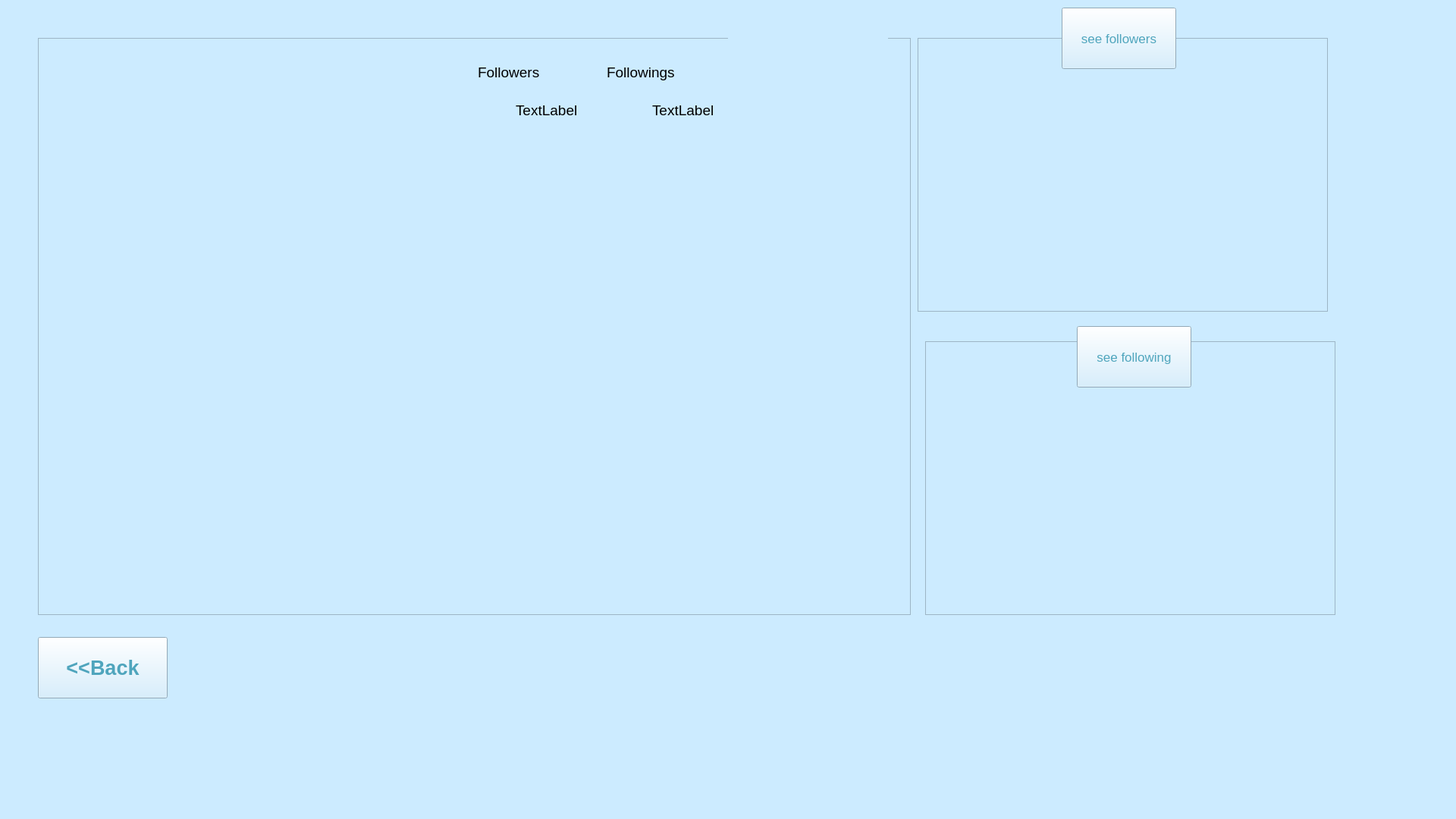
<?xml version="1.0" encoding="UTF-8"?>
<ui version="4.0">
 <class>MyProfile</class>
 <widget class="QWidget" name="MyProfile">
  <property name="geometry">
   <rect>
    <x>0</x>
    <y>0</y>
    <width>1920</width>
    <height>1080</height>
   </rect>
  </property>
  <property name="windowTitle">
   <string>Muprofile</string>
  </property>
  <property name="styleSheet">
   <string notr="true">background-color:
rgb(204, 235, 255)</string>
  </property>
  <widget class="QListWidget" name="listWidget">
   <property name="geometry">
    <rect>
     <x>50</x>
     <y>50</y>
     <width>1151</width>
     <height>761</height>
    </rect>
   </property>
   <property name="font">
    <font>
     <pointsize>14</pointsize>
    </font>
   </property>
  </widget>
  <widget class="QPushButton" name="follower">
   <property name="geometry">
    <rect>
     <x>1400</x>
     <y>10</y>
     <width>151</width>
     <height>81</height>
    </rect>
   </property>
   <property name="font">
    <font>
     <pointsize>13</pointsize>
    </font>
   </property>
   <property name="styleSheet">
    <string notr="true">color:qlineargradient(spread:pad, x1:0, y1:0, x2:1, y2:1, stop:0 rgba(0, 19, 124, 255), stop:0.295775 rgba(29, 44, 177, 255), stop:0.591549 rgba(80, 89, 207, 255), stop:1 rgba(79, 165, 189, 255))</string>
   </property>
   <property name="text">
    <string>see followers</string>
   </property>
  </widget>
  <widget class="QPushButton" name="following">
   <property name="geometry">
    <rect>
     <x>1420</x>
     <y>430</y>
     <width>151</width>
     <height>81</height>
    </rect>
   </property>
   <property name="font">
    <font>
     <pointsize>13</pointsize>
    </font>
   </property>
   <property name="styleSheet">
    <string notr="true">color:qlineargradient(spread:pad, x1:0, y1:0, x2:1, y2:1, stop:0 rgba(0, 19, 124, 255), stop:0.295775 rgba(29, 44, 177, 255), stop:0.591549 rgba(80, 89, 207, 255), stop:1 rgba(79, 165, 189, 255))</string>
   </property>
   <property name="text">
    <string>see following</string>
   </property>
  </widget>
  <widget class="QListWidget" name="listWidget_2">
   <property name="geometry">
    <rect>
     <x>1210</x>
     <y>50</y>
     <width>541</width>
     <height>361</height>
    </rect>
   </property>
  </widget>
  <widget class="QListWidget" name="listWidget_3">
   <property name="geometry">
    <rect>
     <x>1220</x>
     <y>450</y>
     <width>541</width>
     <height>361</height>
    </rect>
   </property>
  </widget>
  <widget class="QLabel" name="label">
   <property name="geometry">
    <rect>
     <x>680</x>
     <y>120</y>
     <width>111</width>
     <height>51</height>
    </rect>
   </property>
   <property name="font">
    <font>
     <pointsize>14</pointsize>
    </font>
   </property>
   <property name="text">
    <string>TextLabel</string>
   </property>
  </widget>
  <widget class="QLabel" name="label_2">
   <property name="geometry">
    <rect>
     <x>860</x>
     <y>120</y>
     <width>101</width>
     <height>51</height>
    </rect>
   </property>
   <property name="font">
    <font>
     <pointsize>14</pointsize>
    </font>
   </property>
   <property name="text">
    <string>TextLabel</string>
   </property>
  </widget>
  <widget class="QLabel" name="label_3">
   <property name="geometry">
    <rect>
     <x>800</x>
     <y>70</y>
     <width>141</width>
     <height>51</height>
    </rect>
   </property>
   <property name="font">
    <font>
     <pointsize>14</pointsize>
    </font>
   </property>
   <property name="text">
    <string>Followings</string>
   </property>
  </widget>
  <widget class="QLabel" name="label_4">
   <property name="geometry">
    <rect>
     <x>630</x>
     <y>70</y>
     <width>141</width>
     <height>51</height>
    </rect>
   </property>
   <property name="font">
    <font>
     <pointsize>14</pointsize>
    </font>
   </property>
   <property name="text">
    <string>Followers</string>
   </property>
  </widget>
  <widget class="QPushButton" name="pushButton">
   <property name="geometry">
    <rect>
     <x>50</x>
     <y>840</y>
     <width>171</width>
     <height>81</height>
    </rect>
   </property>
   <property name="font">
    <font>
     <pointsize>20</pointsize>
     <bold>true</bold>
    </font>
   </property>
   <property name="styleSheet">
    <string notr="true">color:qlineargradient(spread:pad, x1:0, y1:0, x2:1, y2:1, stop:0 rgba(0, 19, 124, 255), stop:0.295775 rgba(29, 44, 177, 255), stop:0.591549 rgba(80, 89, 207, 255), stop:1 rgba(79, 165, 189, 255))</string>
   </property>
   <property name="text">
    <string>&lt;&lt;Back</string>
   </property>
  </widget>
  <widget class="QLabel" name="label_5">
   <property name="geometry">
    <rect>
     <x>-10</x>
     <y>-10</y>
     <width>1941</width>
     <height>251</height>
    </rect>
   </property>
   <property name="text">
    <string/>
   </property>
  </widget>
  <widget class="QListWidget" name="listWidget_4">
   <property name="geometry">
    <rect>
     <x>0</x>
     <y>10</y>
     <width>256</width>
     <height>192</height>
    </rect>
   </property>
  </widget>
  <widget class="QLabel" name="profile">
   <property name="geometry">
    <rect>
     <x>960</x>
     <y>20</y>
     <width>211</width>
     <height>251</height>
    </rect>
   </property>
   <property name="text">
    <string/>
   </property>
  </widget>
  <zorder>listWidget_4</zorder>
  <zorder>label_5</zorder>
  <zorder>listWidget</zorder>
  <zorder>listWidget_2</zorder>
  <zorder>listWidget_3</zorder>
  <zorder>label</zorder>
  <zorder>label_2</zorder>
  <zorder>label_3</zorder>
  <zorder>label_4</zorder>
  <zorder>follower</zorder>
  <zorder>following</zorder>
  <zorder>pushButton</zorder>
  <zorder>profile</zorder>
 </widget>
 <resources/>
 <connections/>
</ui>
